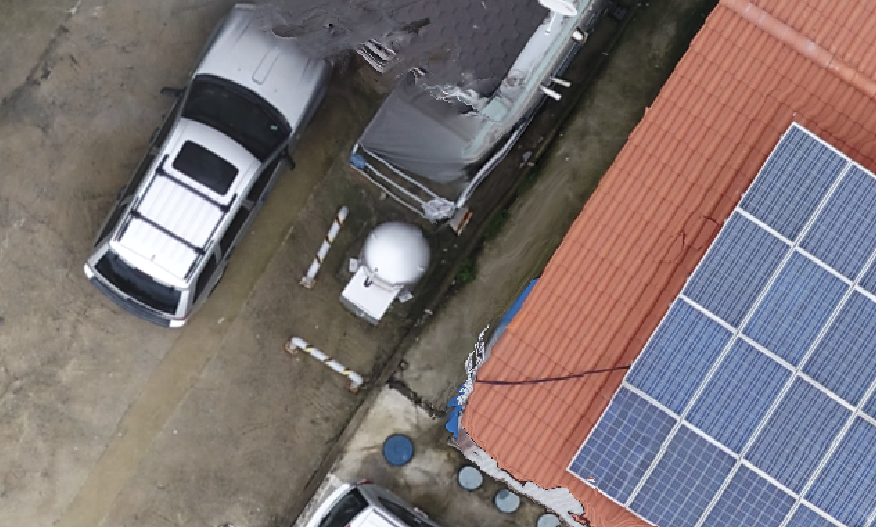
#> input picture projects/산업-컴퓨터비전-실제/소스코드/target.png, 876 x 527 px, given in place of target.jpg, which was not available
$ python segmentationUsingKMeanAlgorithm.py
#> lines starting #> are read from the running program, lines starting #| are printed output that depends on the picture; pictures that were not available may be replaced by others from this repository, and a replacement may not be noted
import cv2
import numpy as np
import matplotlib.pyplot as plt

image = cv2.imread("./target.jpg").astype(np.float32) / 255.
image_lab = cv2.cvtColor(image, cv2.COLOR_BGR2Lab)
#> image_lab: shape (527, 876, 3) float32; mean of channels 0, 1, 2 48.7, 5, 1.9

data = image_lab.reshape((-1, 3))

hist1 = cv2.calcHist([image],[0],None,[256],[0,256])
#> hist1 = 256 values, max 458617 at index 0, min 0 at index 2, mean 1803.3

num_classes = 3
criteria = (cv2.TERM_CRITERIA_EPS + cv2.TERM_CRITERIA_MAX_ITER, 50, 0.1)
_, labels, centers = cv2.kmeans(data, num_classes, None, criteria, 10, cv2.KMEANS_RANDOM_CENTERS)
#> centers = [[54.87, 10.78, 12.81], [30.11, 0.841, 1.85], [63.6, 1.95, -14.08]]

segmented_lab = centers[labels.flatten()].reshape(image.shape)
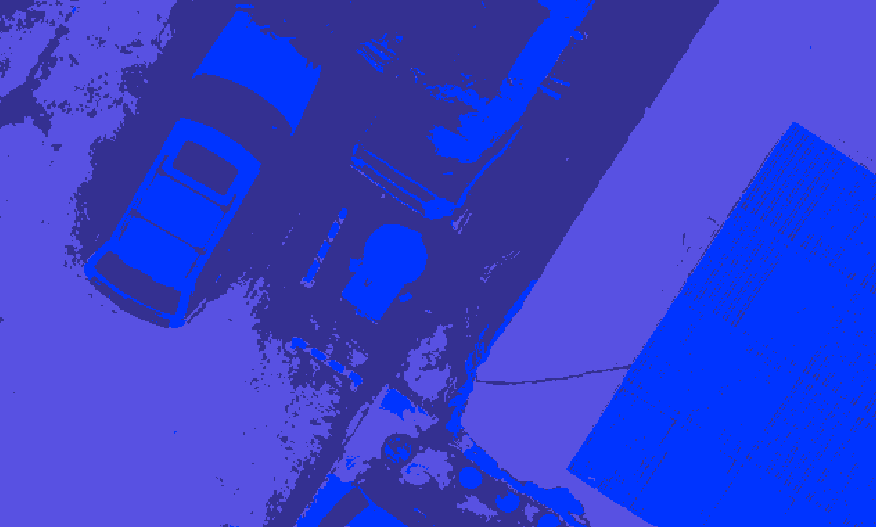
#> segmented_lab: shape (527, 876, 3) float32; mean B, G, R 48.7, 5, 1.9; drawn with min black and max white
segmented = cv2.cvtColor(segmented_lab, cv2.COLOR_Lab2RGB)
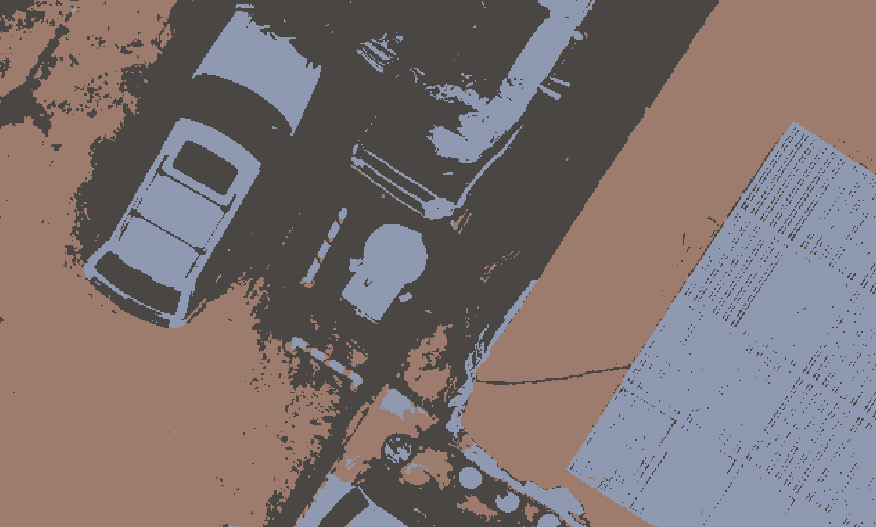
#> segmented: shape (527, 876, 3) float32; mean R, G, B 0.492, 0.446, 0.448

plt.subplot(121)
plt.axis('off')
plt.title('original')
plt.imshow(image[:, :, [2, 1, 0]])
plt.subplot(122)
plt.axis('off')
plt.title('segmented')
plt.imshow(segmented)
plt.show()
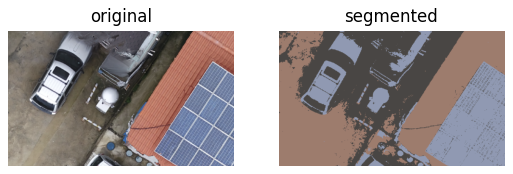
#> figure drawn by matplotlib, 2 panels

$ run again, with projects/산업-컴퓨터비전-실제/소스코드/origin.png copied over projects/산업-컴퓨터비전-실제/소스코드/target.png
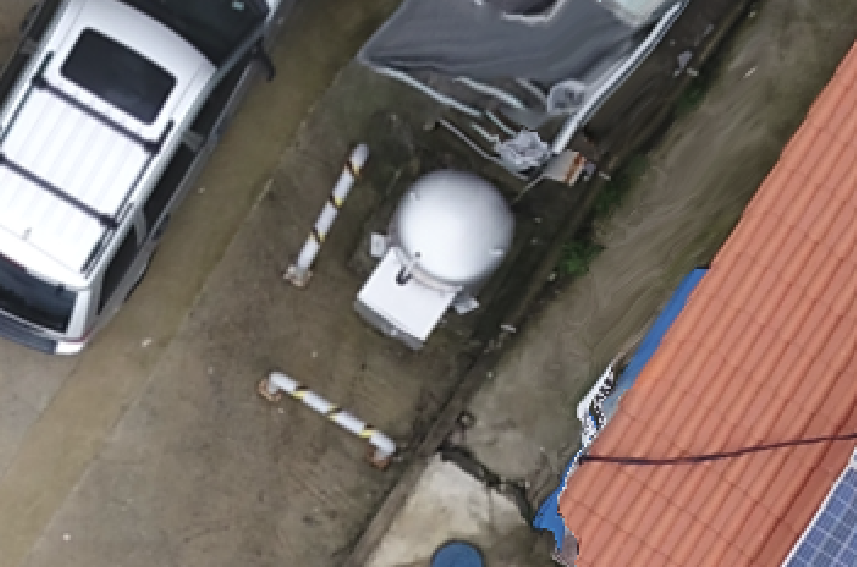
#> input picture projects/산업-컴퓨터비전-실제/소스코드/origin.png, 857 x 567 px, given in place of target.jpg, which was not available
#> image_lab: shape (567, 857, 3) float32; mean of channels 0, 1, 2 46.2, 4.2, 6.1
#> hist1 = 256 values, max 475139 at index 0, min 0 at index 2, mean 1898.1
#> centers = [[56.66, 14.67, 15.74], [33.3, 0.19, 3.63], [85.11, 0.0791, -3.75]]
#> `segmented = cv2.cvtColor(segmented_lab, cv2.COLOR_Lab2RGB)`:
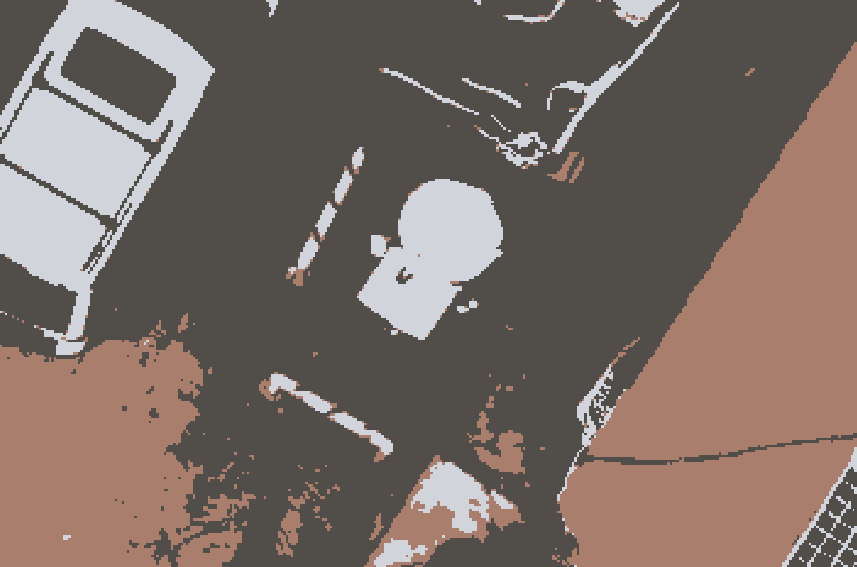
#> segmented: shape (567, 857, 3) float32; mean R, G, B 0.478, 0.425, 0.394
#> `plt.show()`:
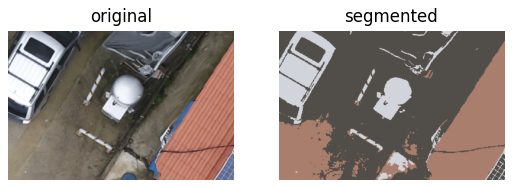
#> figure drawn by matplotlib, 2 panels
